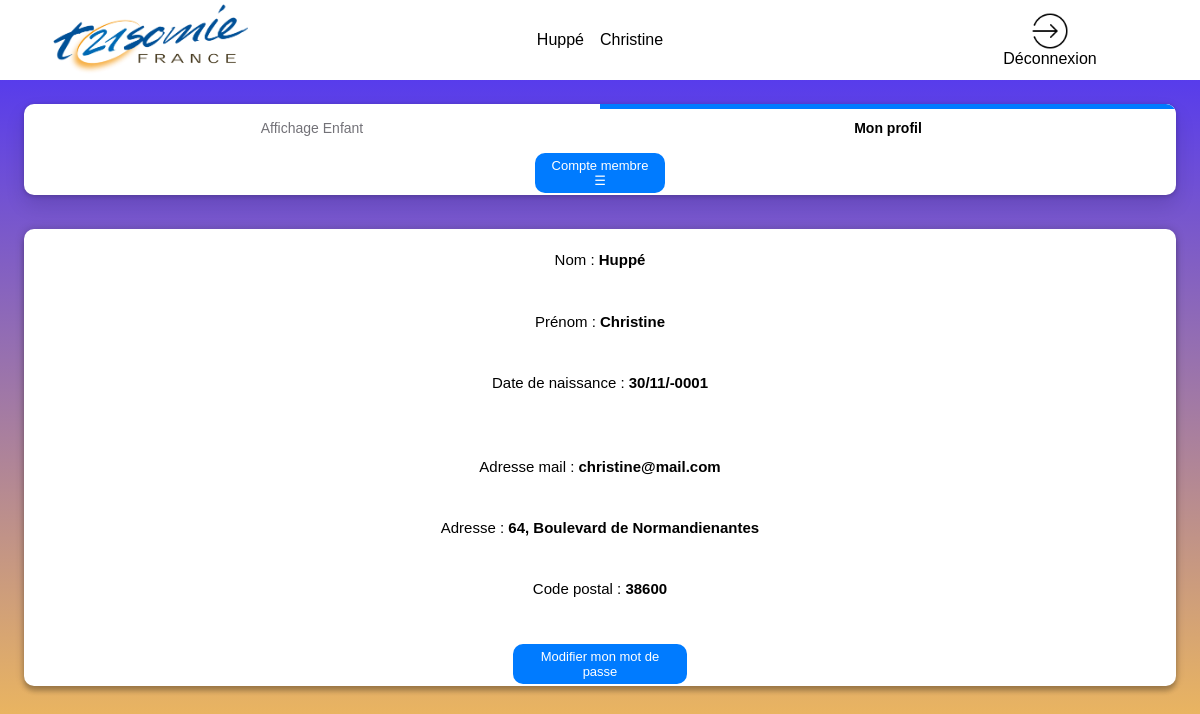
Page /mon_compte.php (signed in) on the committed database.
### tables this page shows
CREATE TABLE `membre` (
  `id_membre` int(11) NOT NULL,
  `nom` varchar(50) NOT NULL,
  `prenom` varchar(50) NOT NULL,
  `adresse` varchar(100) DEFAULT NULL,
  `code_postal` char(5) DEFAULT NULL,
  `ville` varchar(50) DEFAULT NULL,
  `courriel` varchar(50) DEFAULT NULL,
  `date_naissance` date NOT NULL,
  `mdp` varchar(500) DEFAULT NULL,
  `pro` tinyint(1) DEFAULT NULL,
  `compte_valide` tinyint(1) DEFAULT NULL,
  `role_user` int(1) NOT NULL,
  `visibilite` tinyint(4) NOT NULL DEFAULT 0
);

### mon_compte.php (the view, shortened to what this page needs)
<!DOCTYPE html>
<html lang="fr" style="font-family: Arial,sans-serif;">
<?php
try {
    $linkpdo = new PDO("mysql:host=localhost;dbname=bddsae", "root", "");
}
catch (Exception $e) {
    die('Erreur : ' . $e->getMessage());
}
?>
<head>
    <link rel="stylesheet" href="style_page_certif_account.css">
    <link rel="stylesheet" href="https://use.fontawesome.com/releases/v5.8.1/css/all.css">
</head>
<body>
    <header>
        <img class="logo-association" src="/sae-but2-s1/img/logo_trisomie.png" alt="logo de l'association">
        <?php
        $mail =  $_SESSION['login_user'];
        try {
            $res = $linkpdo->query("SELECT nom, prenom FROM membre where courriel='$mail' ORDER BY nom;");
        } catch (Exception $e) {
            die('Erreur : ' . $e->getMessage());
        }
        $double_tab = $res->fetchAll();
        $nombre_ligne = $res->rowCount();
        echo "<table>";
        for ($i = 0; $i < $nombre_ligne; $i++) {
            echo "<tr>";
            for ($y = 0; $y < 2; $y++) {
                echo "<td>";
                print_r($double_tab[$i][$y]);
                echo "</td>";
            }
            echo "</tr>";
        }
        echo "</table>";
        ?>
         <div onclick="window.location.href ='logout.php';" class="h-deconnexion">
            <img class="img-deco" src="img/deconnexion.png" alt="Déconnexion"> Déconnexion
        </div>
    </header>
    <main>
        <nav class="left-contenu">
            <?php
            if($_SESSION["role_user"]!=2){
                echo'<ul class="scrolling-tabs nav-links gl-display-flex gl-flex-grow-1 gl-w-full nav gl-tabs-nav nav gl-tabs-nav">';
               echo'<li class="nav-item">';
               echo'<a class="nav-link gl-tab-nav-item" data-placement="right" href="page_admin.php">Affichage Enfant</a>';
               echo'</li>';
                echo'<li class="nav-item">';
                echo'<a data-placement="" class="shortcuts-activity nav-link gl-tab-nav-item active gl-tab-nav-item-active" href="page_certif_compte.php">Mon profil</a>';
                echo'</li>';
                echo'</ul>';
            }
            ?>
                <div class="dropdown">
                    <button onclick="myFunction()" class="dropbtn">Compte membre ☰</button>
        </nav>
        <?php
            $id = $_SESSION['logged_user'];
            try {
                $res = $linkpdo->query("SELECT * FROM membre where id_membre='$id' ORDER BY nom;");
            } catch (Exception $e) {
                die('Erreur : ' . $e->getMessage());
            }
            $double_tab = $res->fetchAll();
            $nom_membre = $double_tab[0][1];
            $prenom_membre = $double_tab[0][2];
            $adresse_membre = $double_tab[0][3];
            $code_postal_membre = $double_tab[0][4];
            $ville_membre = $double_tab[0][5];
            $courriel_membre = $double_tab[0][6];
            $date_naissance_membre =  date_format(new DateTime(strval($double_tab[0][7])), 'd/m/Y');
        ?>
        <nav class="right-contenu">
            <div  class="section_membre">
                <?php
                    echo "<div class='grille_2_cases'>";
                    echo "<div class=\"case-3-infos\">";
                    echo "<p class=\"info\"> Nom :<strong> ".htmlspecialchars($nom_membre)."</strong></p>";
                    echo "<p class=\"info\">Prénom : <strong>".htmlspecialchars($prenom_membre)."</strong></p>";
                    echo "<p class=\"info\">Date de naissance : <strong>".htmlspecialchars($date_naissance_membre)."</strong></p>";
                    echo "</div>";
                    echo "<div class=\"case-3-infos\">";
                    echo "<p class=\"info\">Adresse mail : <strong>".htmlspecialchars($courriel_membre)."</strong></p>";
                    echo "<p class=\"info\">Adresse : <strong>".htmlspecialchars($adresse_membre)."".htmlspecialchars($ville_membre)."</strong></p>";
                    echo "<p class=\"info\">Code postal : <strong> ".htmlspecialchars($code_postal_membre)." </strong> </p>";
                    echo "</div>";
                    echo"</div>";
                    echo " <div class=\"case-membre_2\">";
                ?>
            <div class="case-membre_2">
                <?php
                echo'<button class="modif-certif" type="button" onclick="window.location.href=\'modif_mon_mdp.php\'">Modifier mon mot de passe</button>';
                ?>
            </div>
            </div>
        </nav>
    </main>
</body>
</html>

### style_page_certif_account.css (style rules this page uses)
* { margin: 0; padding: 0; box-sizing: border-box; }
@media screen and (max-width: 1250px) { table, td { margin: auto; border-collapse: collapse; padding: 0.5rem; } }
@media screen and (max-width: 1250px) { p { margin: 2%; } }
@media screen and (max-width: 1250px) { a { text-decoration: none; color: black; } }
@media screen and (max-width: 1250px) { header { display: grid; align-items: center; grid-template-columns: 1fr 50% 1fr; height: 10vh; background-color: rgb(255, 255, 255); } }
@media screen and (max-width: 1250px) { .logo-association { width: 65%; margin: auto; } }
@media screen and (max-width: 1250px) { .h-deconnexion { cursor: pointer; margin: auto; display: flex; flex-direction: column; align-items: center; } }
@media screen and (max-width: 1250px) { .img-deco { width: 40%; margin: auto; } }
@media screen and (max-width: 1250px) { body { display: flex; flex-direction: column; min-height: 100vh; justify-content: space-between; background: linear-gradient(0deg, rgba(255, 198, 76, 1) 0%, rgba(69, 45, 253, 1) 100%); } }
@media screen and (max-width: 1250px) { main { margin: 2%; min-height: 85vh; border-radius: 10px; font-size: 15px; } }
@media screen and (max-width: 1250px) { .left-contenu { text-align: center; overflow: auto; box-shadow: 0 10px 20px rgb(0 0 0 / 12%), 0 1px 5px rgb(0 0 0 / 22%); border-radius: 10px; background-color: #fff; } }
@media screen and (max-width: 1250px) { .right-contenu { text-align: center; background-color: transparent; border-radius: 10px; } }
@media screen and (max-width: 1250px) { .nav-links li.active:not(.md-header-toolbar) a, .nav-links li.active:not(.md-header-toolbar) button, .nav-links li:not(.md-header-toolbar) a.active { color: #000; background-color: #fff; box-shadow: inset 0 5px 0 0 var(--gl-theme-accent, #007bff); } }
@media screen and (max-width: 1250px) { .nav-links li:not(.md-header-toolbar) a, .nav-links li:not(.md-header-toolbar) button { padding: 1rem 0.75rem; font-size: 14px; line-height: 1rem; color: #737278; border: 0; white-space: nowrap; } }
@media screen and (max-width: 1250px) { .gl-tab-nav-item-active { font-weight: 600; color: #333238; background-color: #fff; box-shadow: inset 0 2px 0 0 var(--gl-theme-accent, #007bff); } }
@media screen and (max-width: 1250px) { .nav-item { width: 50%; } }
@media screen and (max-width: 1250px) { .gl-tab-nav-item { display: flex; justify-content: center; overflow: hidden; transition: box-shadow 100ms linear; } }
@media screen and (max-width: 1250px) { .nav-link { text-decoration: none; background-color: transparent; } }
@media screen and (max-width: 1250px) { .nav-links { display: flex; padding: 0; margin: 0; list-style: none; height: auto; width: 100%; } }
@media screen and (max-width: 1250px) { .section_membre { height: 100%; box-shadow: 0 0 10px 0 rgba(0, 0, 0, 0.2), 0 5px 5px 0 rgba(0, 0, 0, 0.24); border-radius: 10px; background-color: white; margin-top: 3%; } }
@media screen and (max-width: 1250px) { .case-membre_2 { display: grid; place-items: center; } }
@media screen and (max-width: 1250px) { .case-3-infos { display: grid; grid-template-rows: 1fr 1fr 1fr; margin: 2%; font-size: 100%; } }
@media screen and (max-width: 1250px) { .dropdown { position: relative; display: inline-block; } }
@media screen and (max-width: 1250px) { button { padding: 5px 10px; border-radius: 10px; font-size: 13px; border: none; background-color: #007bff; cursor: pointer; transition: all 0.3s; margin: 1%; color: #fff; } }

### rows in the picture
membre: nom "Huppé", prenom "Christine", date_naissance "30/11/-0001", courriel "christine@mail.com", adresse "64, Boulevard de Normandie", ville "nantes", code_postal "38600"
